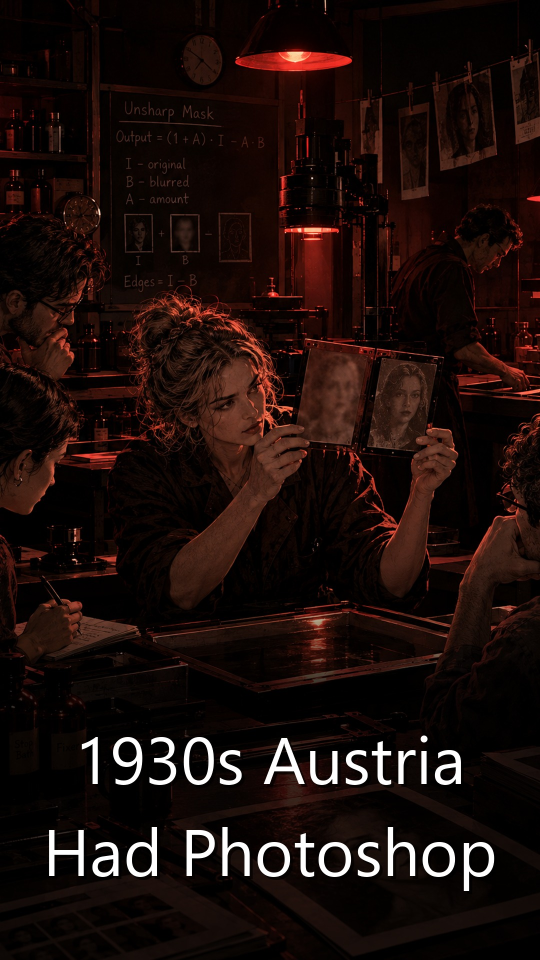
#> input picture archive/thumbnails/1930s Austria Had Photoshop/thumbnail.jpg, 1080 x 1920 px (shown at 1/2 size); its folder holds only this picture in this run
$ python -i ingest.py   (imports and definitions only)   (older library calls are emulated)
#> lines starting #> are read from the running program, lines starting #| are printed output that depends on the picture
#> further down, picture is the input picture: shape (1920, 1080, 3); mean B, G, R 11, 14, 28
"""
ingest.py  --  look at the raw material and write down what is there.

Produces, in <project>/analysis/:
    manifest.json     every file, its size/duration, and a suggested focus point
    thumbs/           one thumbnail per still, several per video
    contact.jpg       everything on one sheet, numbered
    proxies/          480p copies of every video, for fast previewing
    cuts/<name>.json  detected shot boundaries inside each video

The contact sheet is the important output. It is what I look at when you
ask me to build a sequence -- it is how the toolkit and I share an eye.
"""

from __future__ import annotations

import hashlib
import json
import re
import subprocess
from pathlib import Path

import cv2
import numpy as np

from . import kinds
from . import pix
from .ffmpeg import ffmpeg_bin, ffprobe_bin
from .spec import Shot

STILL_EXT = kinds.STILL

# What an iPhone shoots by default. Neither OpenCV nor Pillow can open it,
# so before this existed every iPhone photo dropped into media/ vanished in
# silence -- no error, no mention, just missing from the film.
HEIC_EXT = kinds.HEIC

# Where an unreadable video gets moved, so it neither breaks a future
# ingest nor sits there forever looking like it is still waiting to be
# used. Inside media/, not deleted: "originals are read-only" means kept,
# not judged -- a file ffprobe gave up on may still be worth a second
# look or a repair tool, and that call is always yours, not this
# toolkit's. Named in kinds.py because guide.py scans media/ too.
UNREADABLE_DIRNAME = kinds.UNREADABLE_DIRNAME


# --------------------------------------------------------------------------
# Naming the derived files
# --------------------------------------------------------------------------


# [163 lines left out: functions analysis_keys, key_of, sound_of, faces_available, _cascade_file, speaker_focus, not called in this run]


def find_focus(img: np.ndarray) -> tuple[tuple[float, float], str]:
    """Return a normalised (x, y) point of interest, and how we found it.

    Faces first, because a face is almost always the subject. Otherwise
    fall back to detail energy: the part of the frame with the most
    structure is usually the part worth looking at.
    """
    h, w = img.shape[:2]
#> h = 1920; w = 1080
    small = cv2.resize(img, (min(900, w), int(min(900, w) * h / w)))
    grey = cv2.cvtColor(small, cv2.COLOR_BGR2GRAY)
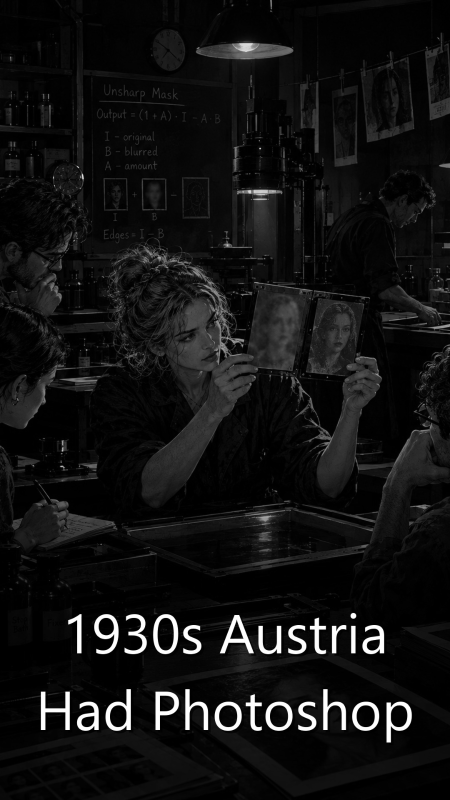
#> grey: shape (1600, 900) (shown at 1/2 size); min 0, max 255, mean 17.7

    try:
        cascade = cv2.CascadeClassifier(
            cv2.data.haarcascades + "haarcascade_frontalface_default.xml")
        faces = cascade.detectMultiScale(grey, 1.15, 6, minSize=(28, 28))
#> faces = [[218, 371, 32, 32], [288, 367, 42, 42], [531, 615, 74, 74], [646, 632, 68, 68]]
        if len(faces):
            fx, fy, fw, fh = max(faces, key=lambda f: f[2] * f[3])
#> fx = 531; fy = 615; fw = 74; fh = 74
            sh, sw = grey.shape
#> sh = 1600; sw = 900
            return ((fx + fw / 2) / sw, (fy + fh / 3) / sh), "face"
    except Exception:
        pass

    # Detail energy: where is the structure?
    lap = np.abs(cv2.Laplacian(grey, cv2.CV_32F, ksize=3))
    lap = cv2.GaussianBlur(lap, (0, 0), sigmaX=max(grey.shape) / 28.0)
    thresh = np.percentile(lap, 88)
    mask = (lap >= thresh).astype(np.float32)
    if mask.sum() < 10:
        return (0.5, 0.5), "centre"
    yy, xx = np.mgrid[0:mask.shape[0], 0:mask.shape[1]]
    cx = float((xx * mask).sum() / mask.sum() / mask.shape[1])
    cy = float((yy * mask).sum() / mask.sum() / mask.shape[0])
    # Pull it back towards centre a little -- pure centroids can be extreme.
    return (0.5 + (cx - 0.5) * 0.8, 0.5 + (cy - 0.5) * 0.8), "detail"


# --------------------------------------------------------------------------
# ffprobe / ffmpeg helpers
# --------------------------------------------------------------------------


# Nothing here may hang the whole ingest. ffmpeg on a truncated or
# malformed file can sit forever without printing anything, and a
# toolkit that stops responding with no message is worse than one that
# says "I could not read that". Generous, because a long clip really
# does take a while to walk: this is a stuck-process limit, not a
# performance one.
PROBE_TIMEOUT = 60          # reading metadata: seconds, or it is stuck
PASS_TIMEOUT = 1800         # a whole pass over the audio or the picture


# [89 lines left out: functions _run, probe, video_info, picture_duration, convert_heic, not called in this run]


# A proxy is a 480p stand-in for `peek` and `draft`, which are the rough
# looks by definition. Sixty of them a second is more than either can
# use -- the film itself renders at 24 -- and they cost time and disk to
# make. Measured on a 109s 1080p60 take: 17.7s and 7.0MB at the source's
# own rate, 14.9s and 5.6MB at 30. Faster AND smaller, which is not a
# trade at all.
PROXY_FPS = 30


# [81 lines left out: functions make_proxy, quarantine, loudness, silence_floor, not called in this run]


# How long a slice of audio to judge at a time. Short enough to land a cut
# on a real beat, long enough that one loud sample is not a whole verdict.
LEVEL_WINDOW = 0.05

# The analysis rate. Speech lives well under 8kHz and this is only ever
# measuring loudness, so 16k is plenty -- and it is the same rate voice.py
# already extracts at.
LEVEL_RATE = 16000

# Where the line between "room" and "talking" goes, as a fraction of the
# way from one to the other, in dB. Measured on a real take: room at -47,
# speech at -16, so this puts it at -36 -- comfortably above the room and
# 20dB under the voice.
QUIET_FRACTION = 0.35

# Under this much difference between the quietest and the loudest of a
# take, there is nothing to tell apart: a clip of constant traffic, or one
# recorded so hot that the room and the voice are the same size. Keep it
# whole rather than guess. Same principle as MAX_TRIM in scaffold.
NEEDS_RANGE_DB = 12.0


# [200 lines left out: functions _pcm, window_levels, quiet_stretches, detect_sound, detect_cuts, thumb_of and 1 more, not called in this run]


# --------------------------------------------------------------------------
# What order were these taken in?
# --------------------------------------------------------------------------

# EXIF tag 36867, DateTimeOriginal: when the shutter actually fired.
_EXIF_TAKEN = 36867
_EXIF_FORMAT = "%Y:%m:%d %H:%M:%S"


# [49 lines left out: functions taken_at, in_capture_order, not called in this run]


# --------------------------------------------------------------------------
# The main entry point
# --------------------------------------------------------------------------


# Bumped whenever what ingest WORKS OUT about a file changes, as opposed
# to the file itself. The cache keys on the file, so without this a
# improvement to the analysis would never reach anything already
# analysed: the pause finder was rewritten and every take on the disk
# would have gone on using the answer the old one got.
#
# 1  the original
# 2  pauses found on windowed RMS instead of ffmpeg's peak-based
#    silencedetect -- see quiet_stretches
ANALYSIS_VERSION = 2


# [278 lines left out: functions _fingerprint, _previous, _top_up_sound, _still_usable, ingest, proxy_for, not called in this run]

>>> import cv2
>>> picture = cv2.imread('../archive/thumbnails/1930s Austria Had Photoshop/thumbnail.jpg')
>>> result = find_focus(picture)
#> result = ((0.631, 0.4), 'face')
